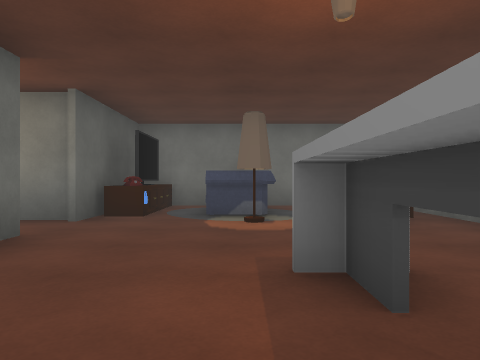
View 1 (above)

14 first-person views from a walk through a 3-D level made in the Unity game engine. The camera is 1.2 m above the floor, looks level and sees 70° across. The floor is counted in squares, 2 m on a side. Each view is taken from the middle of a square. On the plan, view 1 faces up. The plan holds only what a view shows up to about 10 squares ahead; the rest is blank. The place goes on beyond the plan. The player is left out. Door leaves are left out, so doorways stand open. Some surface patterns are stand-ins.

View 2
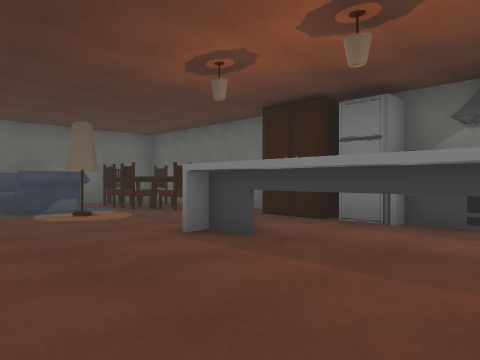

View 3
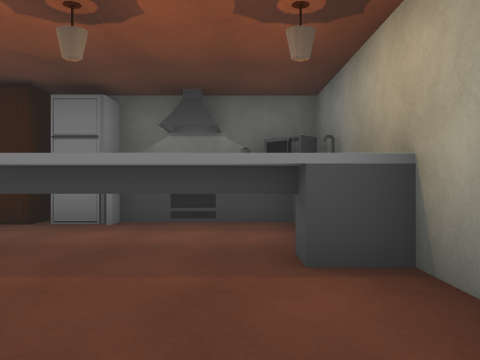

View 4
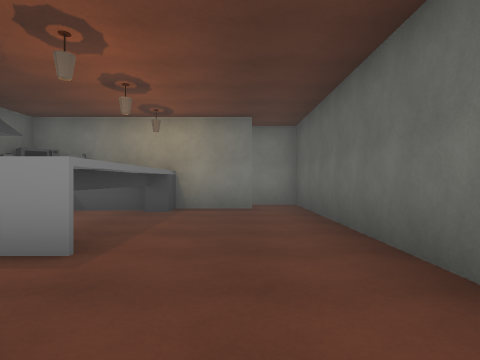

View 5
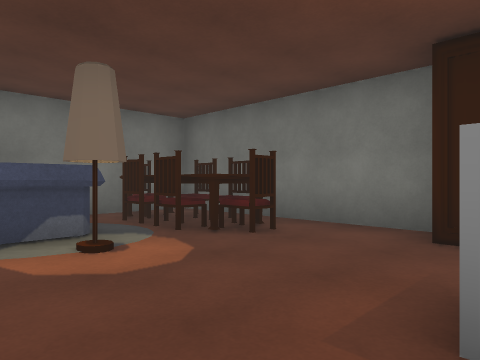

View 6
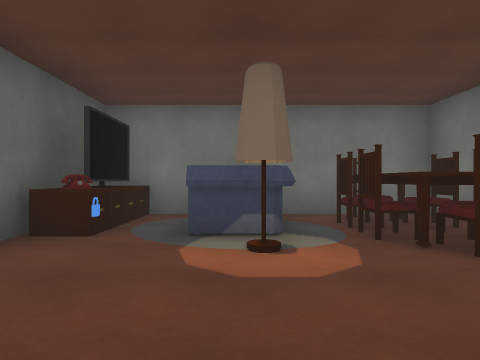

View 7
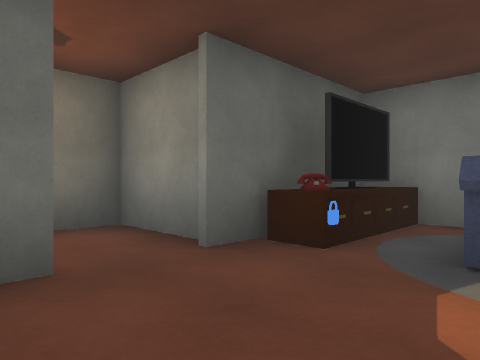

View 8
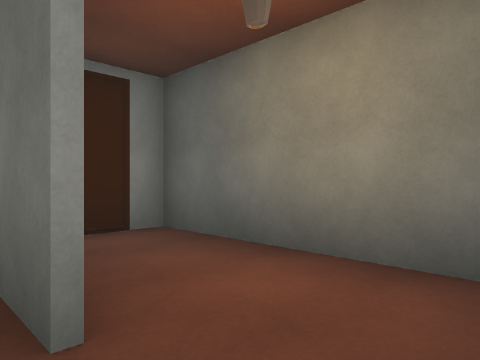

View 9
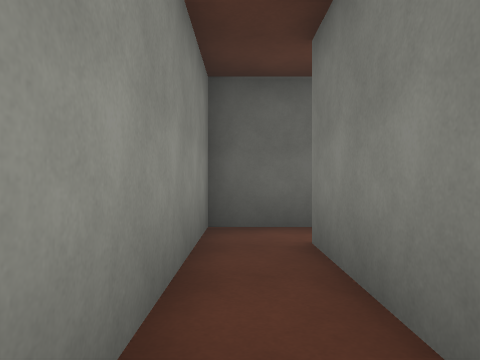

View 10
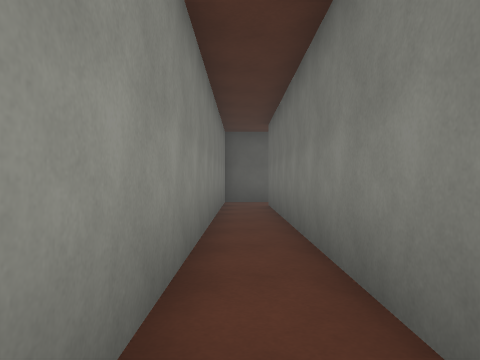

View 11
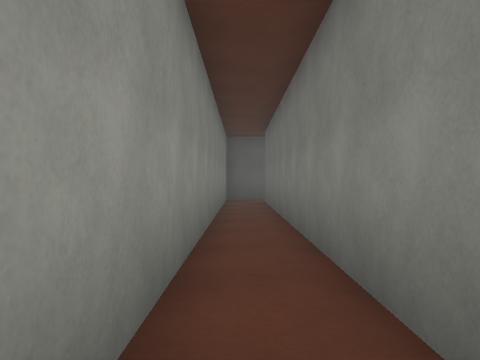

View 12
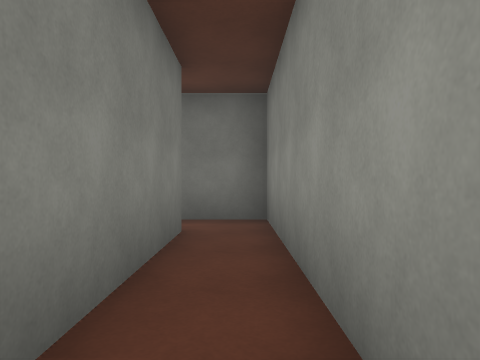

View 13
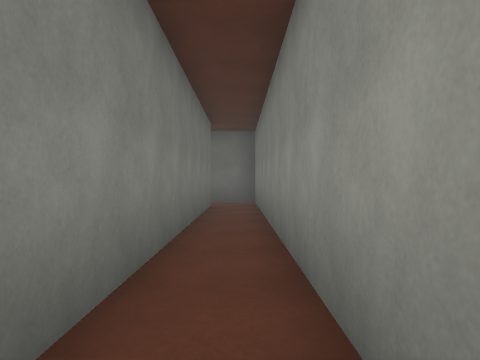

View 14
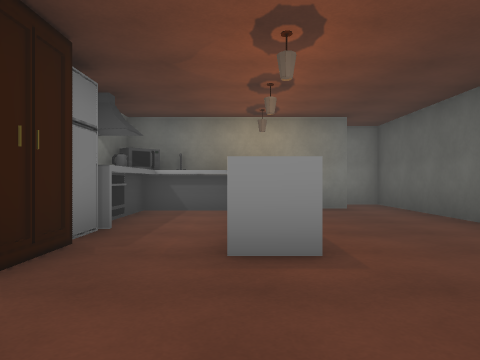

### Floor plan
Ten units are one square. View 1 is at (0, 0); x grows to the right and y downward. Boxes are objects, and circles mark ways between rooms. Rooms are numbered by the first view taken in them; rooms with no view inside come last. Other rooms are left out.
<svg viewBox="-49 -86 146 125">
<path fill="none" stroke="#000" d="M34 -31 34 -55M-24 -38 -24 14M-12 22 5 22M6 34 92 34 92 21M-24 -55 -24 -49M34 -81 -24 -81M74 23 44 23M6 23 -12 23M-24 14 -24 34 6 34M-25 -51 -44 -51 -44 -12 -34 -12"/>
<rect x="-25" y="-65" width="10" height="10" fill="#bbb"><title>phone</title></rect>
<rect x="-25" y="-75" width="10" height="10" fill="#bbb"><title>TV</title></rect>
<rect x="-5" y="-55" width="10" height="10" fill="#bbb"><title>lamp</title></rect>
<rect x="-5" y="-75" width="10" height="20" fill="#bbb"><title>sofa</title></rect>
<rect x="5" y="15" width="10" height="10" fill="#bbb"><title>other object</title></rect>
<rect x="5" y="5" width="10" height="10" fill="#bbb"><title>other object</title></rect>
<rect x="5" y="-5" width="10" height="10" fill="#bbb"><title>other object</title></rect>
<rect x="5" y="-15" width="10" height="10" fill="#bbb"><title>other object</title></rect>
<rect x="5" y="-25" width="10" height="10" fill="#bbb"><title>other object</title></rect>
<rect x="5" y="-65" width="10" height="10" fill="#bbb"><title>chair</title></rect>
<rect x="5" y="-75" width="10" height="10" fill="#bbb"><title>chair</title></rect>
<rect x="15" y="15" width="10" height="10" fill="#bbb"><title>sink</title></rect>
<rect x="15" y="-55" width="10" height="10" fill="#bbb"><title>chair</title></rect>
<rect x="15" y="-65" width="10" height="10" fill="#bbb"><title>table</title></rect>
<rect x="15" y="-75" width="10" height="10" fill="#bbb"><title>chair</title></rect>
<rect x="25" y="15" width="10" height="10" fill="#bbb"><title>other object</title></rect>
<rect x="25" y="5" width="10" height="10" fill="#bbb"><title>other object</title></rect>
<rect x="25" y="-5" width="10" height="10" fill="#bbb"><title>other object</title></rect>
<rect x="25" y="-15" width="10" height="10" fill="#bbb"><title>fridge</title></rect>
<rect x="25" y="-25" width="10" height="10" fill="#bbb"><title>cupboard</title></rect>
<rect x="25" y="-65" width="10" height="10" fill="#bbb"><title>chair</title></rect>
<rect x="25" y="-75" width="10" height="10" fill="#bbb"><title>chair</title></rect>
<circle cx="-20" cy="20" r="3" fill="#2a7"/>
<circle cx="-5" cy="30" r="3" fill="#2a7"/>
<circle cx="-20" cy="-40" r="3" fill="#2a7"/>
<text x="20" y="-20">1</text>
<text x="-10" y="30">2</text>
<text x="-40" y="-30">3</text>
</svg>
Room 1 opens to room 2. Room 1 opens to room 3.

Where each view was taken, in squares from view 1:
view 1: 0 up, 0 right, facing up
view 2: 1 down, 2 left, facing up-right
view 3: 1 down, 2 left, facing right
view 4: 5 up, 1 left, facing down
view 5: 2 up, 1 left, facing up-right
view 6: 2 up, 0 right, facing up
view 7: 3 up, 0 right, facing up-left
view 8: 5 up, 2 left, facing down-left
view 9: 3 down, 2 right, facing left
view 10: 3 down, 7 right, facing left
view 11: 3 down, 8 right, facing left
view 12: 3 down, 4 right, facing right
view 13: 3 down, 0 right, facing right
view 14: 5 up, 1 right, facing down
